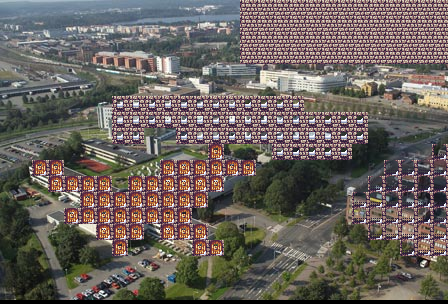

Below is a game level as drawn by its tile map, then a one-line description and the .tmx that defines it (tile-layer data replaced by summaries):
An orthogonal 28x19 tile map with 16x16 px tiles, 1 tile layer (inputlocations), 1 image layer.

<map version="1.0" orientation="orthogonal" width="28" height="19" tilewidth="16" tileheight="16">
 <tileset firstgid="1" name="snowtiles_1" tilewidth="16" tileheight="16">
  <image source="snowtiles_1.gif" trans="000000" width="160" height="48" />
  <tile id="0">
   <properties>
    <property name="puzzle0" value="" />
   </properties>
  </tile>
  <tile id="1">
   <properties>
    <property name="puzzle1" value="" />
   </properties>
  </tile>
  <tile id="2">
   <properties>
    <property name="puzzle2" value="" />
   </properties>
  </tile>
  <tile id="3">
   <properties>
    <property name="puzzle3" value="" />
   </properties>
  </tile>
 </tileset>
 <imagelayer name="image layer" width="28" height="19">
  <image source="ilmakuva450.jpg" />
 </imagelayer>
 <layer name="inputlocations" width="28" height="19">
  <data>[532 cells, 173 non-empty, 4 distinct tile ids]</data>
 </layer>
</map>
